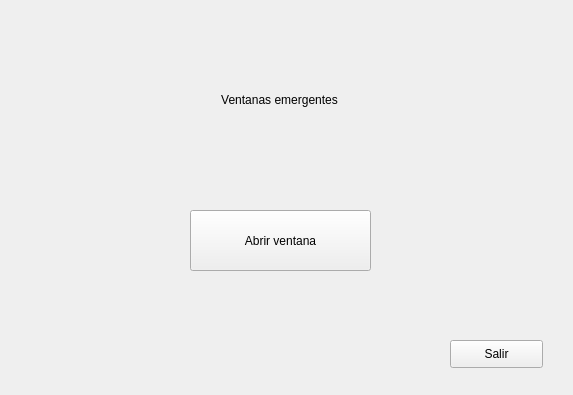
<?xml version="1.0" encoding="UTF-8"?>
<ui version="4.0">
 <class>MainWindow</class>
 <widget class="QMainWindow" name="MainWindow">
  <property name="geometry">
   <rect>
    <x>0</x>
    <y>0</y>
    <width>573</width>
    <height>395</height>
   </rect>
  </property>
  <property name="windowTitle">
   <string>MainWindow</string>
  </property>
  <widget class="QWidget" name="centralwidget">
   <widget class="QPushButton" name="boton_ventana">
    <property name="geometry">
     <rect>
      <x>190</x>
      <y>210</y>
      <width>181</width>
      <height>61</height>
     </rect>
    </property>
    <property name="text">
     <string>Abrir ventana</string>
    </property>
   </widget>
   <widget class="QLabel" name="label">
    <property name="geometry">
     <rect>
      <x>64</x>
      <y>90</y>
      <width>431</width>
      <height>20</height>
     </rect>
    </property>
    <property name="text">
     <string>Ventanas emergentes</string>
    </property>
    <property name="alignment">
     <set>Qt::AlignCenter</set>
    </property>
   </widget>
   <widget class="QPushButton" name="boton_salir">
    <property name="geometry">
     <rect>
      <x>450</x>
      <y>340</y>
      <width>93</width>
      <height>28</height>
     </rect>
    </property>
    <property name="text">
     <string>Salir</string>
    </property>
   </widget>
  </widget>
 </widget>
 <resources/>
 <connections/>
</ui>
